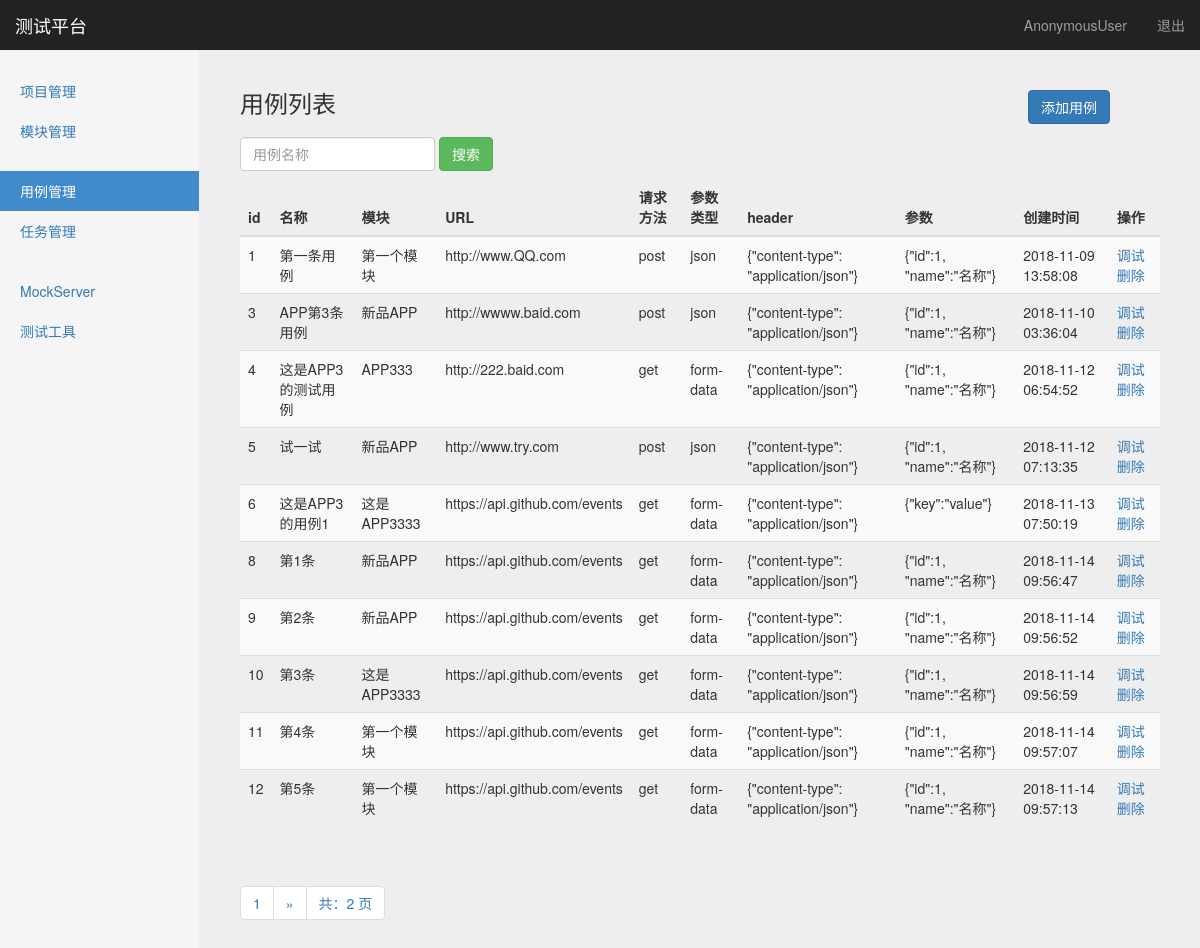
The page /interface/case_manage/ on the database its author committed.
### interface_app/models.py (models this page shows, shortened)
class TestCase(models.Model):
    module = models.ForeignKey(Module, on_delete=models.CASCADE)
    name = models.CharField("名称", max_length=100, blank=False, default="")
    url = models.TextField("URL", default="")
    req_method = models.CharField("方法", max_length=10, default="")
    req_type = models.CharField("参数类型", max_length=10, default="")
    req_header = models.TextField("header", default="")
    req_parameter = models.TextField("参数", default="")
    response_assert = models.TextField("断言", default="")
    create_time = models.DateTimeField("创建时间", auto_now_add=True)

### project_app/models.py (models this page shows)
class Module(models.Model):
    project = models.ForeignKey(ProjectManage, on_delete=models.CASCADE)
    title = models.CharField("名称", max_length=100, blank=False, default="")  # 名称
    description = models.TextField("描述", max_length=100, default="")  # 描述
    create_time = models.DateTimeField("创建时间", auto_now_add=True)  # 创建时间
    def __str__(self):
        return self.title

### interface_app/views/testcase_views.py (the view)
# urls.py: path('case_manage/', testcase_views.case_manage),
def case_manage(request):
    cases_list = TestCase.objects.get_queryset().order_by('id')
    paginator = Paginator(cases_list, 10)
    page = request.GET.get("page")
    try:
        contacts = paginator.page(page)
    except PageNotAnInteger:
        contacts = paginator.page(1)
    except EmptyPage:
        contacts = paginator.page(paginator.num_pages)
    return render(request, "case_manage.html",
                  {"cases": contacts,
                   "type": "list"})

### templates/case_manage.html (shortened to what this page needs)
{% extends "base.html" %}
{% block content %}
  <body>
    <nav class="navbar navbar-inverse navbar-fixed-top">
      <div class="container-fluid">
        <div class="navbar-header">
          <a class="navbar-brand" href="#">测试平台</a>
        </div>
        <div id="navbar" class="navbar-collapse collapse">
          <ul class="nav navbar-nav navbar-right">
            <li><a href="#">{{ user }}</a></li>
            <li><a href="/logout/">退出</a></li>
          </ul>
        </div>
      </div>
    </nav>
    <div class="container-fluid">
      <div class="row">
        <div class="col-sm-3 col-md-2 sidebar">
          <ul class="nav nav-sidebar">
            <li> <a href="/manage/project_manage/">项目管理</a></li>
            <li><a href="/manage/module_manage/">模块管理</a></li>
          </ul>
          <ul class="nav nav-sidebar">
            <li class="active"><a href="#">用例管理</a></li>
            <li><a href="">任务管理</a></li>
          </ul>
          <ul class="nav nav-sidebar">
            <li><a href="">MockServer</a></li>
            <li><a href="">测试工具</a></li>
          </ul>
        </div>
        {% if type == 'list'%}
        <div class="col-sm-9 col-sm-offset-3 col-md-10 col-md-offset-2 main">
         <div>
          <h3 class="sub-header">用例列表
                <button type="button" class="btn btn-primary" style="float: right;margin-right: 50px;"
                onclick="window.location.href='/interface/add_case/'">添加用例</button>
          </h3>
                <form class="navbar-form" method="get" action="/interface/search_case_name/" style="padding-left: 0px;">
                    <div class="form-group">
                        <input name="case_name" type="text" placeholder="用例名称" class="form-control">
                    </div>
                    <button type="submit" class="btn btn-success">搜索</button>
                </form>
         </div>
          <div class="table-responsive">
            <table class="table table-striped">
              <thead>
                <tr>
                  <th>id</th>
                  <th>名称</th>
                  <th>模块</th>
                  <th>URL</th>
                  <th>请求方法</th>
                  <th>参数类型</th>
                  <th>header</th>
                  <th>参数</th>
                  <th>创建时间</th>
                  <th>操作</th>
                </tr>
              </thead>
              <tbody>
                {% for case in cases %}
                  <tr>
                    <td>{{ case.id }}</td>
                    <td>{{ case.name }}</td>
                    <td>{{ case.module }}</td>
                    <td>{{ case.url }}</td>
                    <td>{{ case.req_method }}</td>
                    <td>{{ case.req_type }}</td>
                    <td>{{ case.req_header }}</td>
                    <td>{{ case.req_parameter }}</td>
                    <td>{{ case.create_time | date:"Y-m-d H:i:s" }}</td>
                    <td>
                      <a href="/interface/debug_case/{{case.id}}/">调试</a>&ensp;
                      <a href="/interface/delete_case/{{case.id}}/">删除</a>
                    </td>
                  </tr>
                {% endfor %}
              </tbody>
            </table>
               <div class="pagination">
                  <span class="step-links">
                    <ul class="pagination">
                       <li><a href="#">{{ cases.number }}</a></li>
                      {% if cases.has_next %}
                        {% if search %}
                           <li><a href="?search={{ search }}&page={{ cases.next_page_number }}">&raquo;</a></li>
                        {% else %}
                           <li><a href="?page={{ cases.next_page_number }}">&raquo;</a></li>
                        {% endif %}
                      {% endif %}
                      <li><a href="#">共：{{ cases.paginator.num_pages }} 页</a></li>
                    </ul>
                  </span>
               </div>
          </div>
        </div>
      {% endif %}
           </div>
      </div>
  </body>
{% endblock %}

### static/css/signin.css (style rules this page uses)
body { padding-top: 40px; padding-bottom: 40px; background-color: #eee; }

### static/css/dashboard.css (style rules this page uses)
body { padding-top: 50px; }
.sub-header { padding-bottom: 10px; border-bottom: 1px solid #eee; }
.navbar-fixed-top { border: 0; }
.sidebar { display: none; }
@media (min-width: 768px) { .sidebar { position: fixed; top: 51px; bottom: 0; left: 0; z-index: 1000; display: block; padding: 20px; overflow-x: hidden; overflow-y: auto; background-color: #f5f5f5; border-right: 1px solid #eee; } }
.nav-sidebar { margin-right: -21px; margin-bottom: 20px; margin-left: -20px; }
.nav-sidebar > li > a { padding-right: 20px; padding-left: 20px; }
.nav-sidebar > .active > a, .nav-sidebar > .active > a:hover, .nav-sidebar > .active > a:focus { color: #fff; background-color: #428bca; }
.main { padding: 20px; }
@media (min-width: 768px) { .main { padding-right: 40px; padding-left: 40px; } }

### rows shown on the page
TestCase: id "1", name "第一条用例", module "第一个模块", url "http://www.QQ.com", req_method "post", req_type "json", req_header "{\"content-type\": \"application/json\"}", req_parameter "{\"id\":1, \"name\":\"名称\"}", create_time "2018-11-09 13:58:08"
TestCase: id "3", name "APP第3条用例", module "新品APP", url "http://wwww.baid.com", req_method "post", req_type "json", req_header "{\"content-type\": \"application/json\"}", req_parameter "{\"id\":1, \"name\":\"名称\"}", create_time "2018-11-10 03:36:04"
TestCase: id "4", name "这是APP3的测试用例", module "APP333", url "http://222.baid.com", req_method "get", req_type "form-data", req_header "{\"content-type\": \"application/json\"}", req_parameter "{\"id\":1, \"name\":\"名称\"}", create_time "2018-11-12 06:54:52"
TestCase: id "5", name "试一试", module "新品APP", url "http://www.try.com", req_method "post", req_type "json", req_header "{\"content-type\": \"application/json\"}", req_parameter "{\"id\":1, \"name\":\"名称\"}", create_time "2018-11-12 07:13:35"
TestCase: id "6", name "这是APP3的用例1", module "这是APP3333", url "https://api.github.com/events", req_method "get", req_type "form-data", req_header "{\"content-type\": \"application/json\"}", req_parameter "{\"key\":\"value\"}", create_time "2018-11-13 07:50:19"
TestCase: id "8", name "第1条", module "新品APP", url "https://api.github.com/events", req_method "get", req_type "form-data", req_header "{\"content-type\": \"application/json\"}", req_parameter "{\"id\":1, \"name\":\"名称\"}", create_time "2018-11-14 09:56:47"
TestCase: id "9", name "第2条", module "新品APP", url "https://api.github.com/events", req_method "get", req_type "form-data", req_header "{\"content-type\": \"application/json\"}", req_parameter "{\"id\":1, \"name\":\"名称\"}", create_time "2018-11-14 09:56:52"
TestCase: id "10", name "第3条", module "这是APP3333", url "https://api.github.com/events", req_method "get", req_type "form-data", req_header "{\"content-type\": \"application/json\"}", req_parameter "{\"id\":1, \"name\":\"名称\"}", create_time "2018-11-14 09:56:59"
TestCase: id "11", name "第4条", module "第一个模块", url "https://api.github.com/events", req_method "get", req_type "form-data", req_header "{\"content-type\": \"application/json\"}", req_parameter "{\"id\":1, \"name\":\"名称\"}", create_time "2018-11-14 09:57:07"
TestCase: id "12", name "第5条", module "第一个模块", url "https://api.github.com/events", req_method "get", req_type "form-data", req_header "{\"content-type\": \"application/json\"}", req_parameter "{\"id\":1, \"name\":\"名称\"}", create_time "2018-11-14 09:57:13"

### other values the page prints
{{ user }} "AnonymousUser"
{{ cases.number }} "1"
{{ cases.paginator.num_pages }} "2"
